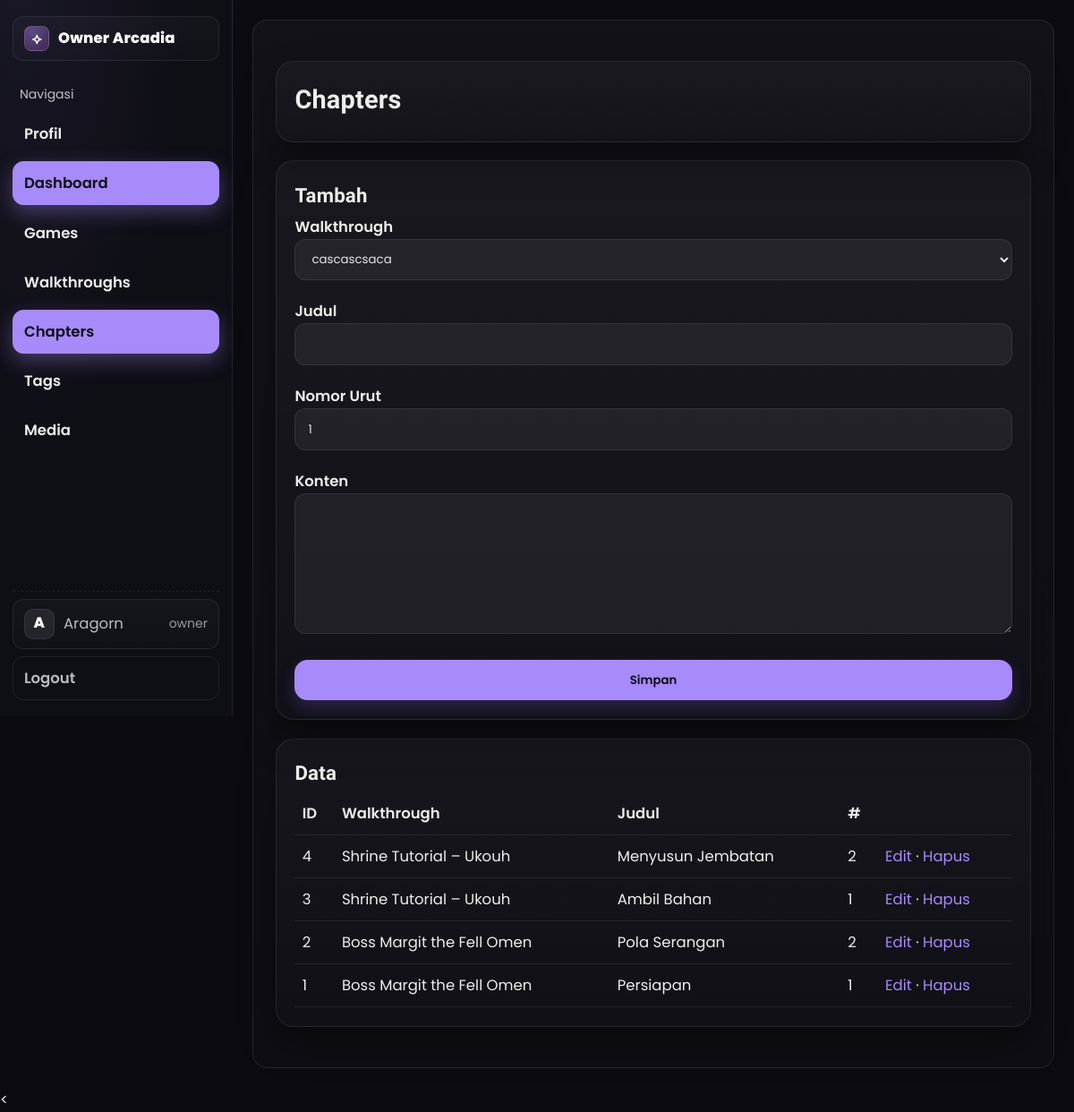
Screenshot of /public/admin/chapters.php (signed in) with the database file from the repository.
### tables this page shows
CREATE TABLE `chapters` (
  `id` int(11) NOT NULL,
  `walk_id` int(11) NOT NULL,
  `title` varchar(150) NOT NULL,
  `content` text DEFAULT NULL,
  `order_number` int(11) DEFAULT 1
);

CREATE TABLE `walkthroughs` (
  `id` int(11) NOT NULL,
  `game_id` int(11) NOT NULL,
  `title` varchar(150) NOT NULL,
  `overview` text DEFAULT NULL,
  `difficulty` enum('Easy','Medium','Hard') DEFAULT 'Medium',
  `created_at` datetime NOT NULL DEFAULT current_timestamp(),
  `updated_at` datetime DEFAULT NULL
);

### lib/db.php (called while the page is built, shortened)
<?php
function db_all($mysqli, $sql, $params = [], $types = '')
{
  $stmt = $mysqli->prepare($sql);
  $stmt->execute();
  $res = $stmt->get_result();
  $rows = $res ? $res->fetch_all(MYSQLI_ASSOC) : [];
  return $rows;
}
?>

### lib/helpers.php (called while the page is built, shortened)
<?php
function e($s)
{
  return htmlspecialchars((string) $s, ENT_QUOTES, 'UTF-8');
}
?>

### public/admin/chapters.php (the view, shortened to what this page needs)
<?php
require_once __DIR__ . '/_header.php';
require_once __DIR__ . '/../../lib/db.php';
$action = $_GET['action'] ?? 'list';
$walks = db_all($mysqli, "SELECT id,title FROM walkthroughs ORDER BY id DESC");
echo '<div class="card"><h1>Chapters</h1>';
echo '</div>';
if ($action === 'edit') {
  $id = (int) ($_GET['id'] ?? 0);
  $c = db_one($mysqli, "SELECT * FROM chapters WHERE id=?", [$id], 'i');
  if (!$c) {
    echo '<div class="card">Data tidak ditemukan</div>';
    require __DIR__ . '/_footer.php';
    exit;
  }
  echo '<div class="card"><h2>Edit</h2><form method="post" class="grid">';
  csrf_field();
  echo '<input type="hidden" name="id" value="' . $c['id'] . '"/>';
  echo '<label>Walkthrough<select name="walk_id">';
  foreach ($walks as $w) {
    $sel = $w['id'] == $c['walk_id'] ? 'selected' : '';
    echo '<option value="' . $w['id'] . '" ' . $sel . '>' . e($w['title']) . '</option>';
  }
  echo '</select></label>';
  echo '<label>Judul<input class="input" name="title" value="' . e($c['title']) . '"></label>';
  echo '<label>Nomor Urut<input class="input" type="number" name="order_number" value="' . e($c['order_number']) . '"></label>';
  echo '<label>Konten<textarea name="content" rows="6">' . e($c['content']) . '</textarea></label>';
  echo '<button class="btn">Simpan</button> <a class="btn gray" href="chapters.php">Batal</a>';
  echo '<input type="hidden" name="action" value="update"></form></div>';
} else {
  echo '<div class="card"><h2>Tambah</h2><form method="post" action="chapters.php?action=create" class="grid">';
  echo '<label>Walkthrough<select name="walk_id">';
  foreach ($walks as $w) {
    echo '<option value="' . $w['id'] . '">' . e($w['title']) . '</option>';
  }
  echo '</select></label>';
  echo '<label>Judul<input class="input" name="title"></label>';
  echo '<label>Nomor Urut<input class="input" type="number" name="order_number" value="1"></label>';
  echo '<label>Konten<textarea name="content" rows="6"></textarea></label>';
  echo '<button class="btn">Simpan</button>';
  echo '</form></div>';
}
$rows = db_all($mysqli, "SELECT c.id,c.title,c.order_number,w.title AS walk FROM chapters c JOIN walkthroughs w ON w.id=c.walk_id ORDER BY c.id DESC");
echo '<div class="card"><h2>Data</h2><table class="table"><tr><th>ID</th><th>Walkthrough</th><th>Judul</th><th>#</th><th></th></tr>';
foreach ($rows as $r) {
  echo '<tr><td>' . $r['id'] . '</td><td>' . e($r['walk']) . '</td><td>' . e($r['title']) . '</td><td>' . e($r['order_number']) . '</td>';
  echo '<td><a href="chapters.php?action=edit&id=' . $r['id'] . '">Edit</a> · <a href="chapters.php?action=delete&id=' . $r['id'] . '" onclick="return confirm(\'Hapus?\')">Hapus</a></td></tr>';
}
echo '</table></div>';
require_once __DIR__ . '/_footer.php';
?>

### assets/styles.css (style rules this page uses)
:root { --font-body: 'Poppins', system-ui, -apple-system, 'Segoe UI', Roboto, Ubuntu, 'Helvetica Neue', Arial, 'Noto Sans', sans-serif; --font-heading: 'Rajdhani', system-ui, -apple-system, 'Segoe UI', Roboto, Ubuntu, 'Helvetica Neue', Arial, 'Noto Sans', sans-serif; }
:root { --bg1: #0b0b10; --bg2: #160b2e; --card: #0f1020; --text: #e5e7eb; --muted: #9ca3af; --primary: #8b5cf6; --accent: #a78bfa; --ring: rgba(139, 92, 246, .25); --border: rgba(255, 255, 255, .08); --container: 1320px; --gutter: 1.5rem; }
* { box-sizing: border-box }
html, body { height: 100% }
body { margin: 0; font-family: Inter, system-ui, -apple-system, Segoe UI, Roboto, Ubuntu, "Helvetica Neue", Arial, "Noto Sans", sans-serif; color: var(--text); background: linear-gradient(160deg, var(--bg2) 0%, #0a0617 35%, #050509 70%, #000 100%); background-attachment: fixed; }
.card { background: linear-gradient(180deg, rgba(255, 255, 255, .03), rgba(255, 255, 255, .01)); border: 1px solid var(--border); border-radius: 18px; box-shadow: 0 20px 40px rgba(0, 0, 0, .35); padding: 1rem; margin: 1rem 0 }
h1, h2, h3 { margin: .25rem 0 .5rem }
h1 { font-size: 1.75rem; letter-spacing: .2px }
h2 { font-size: 1.35rem }
a { color: var(--primary); text-decoration: none }
.btn { display: inline-block; background: var(--primary); color: #0b0b10; padding: .65rem 1.05rem; border-radius: .9rem; border: 1px solid transparent; cursor: pointer; font-weight: 600; box-shadow: 0 8px 18px rgba(139, 92, 246, .25); }
:root { --input-bg: rgba(255, 255, 255, .06); }
.input, select, textarea { width: 100%; padding: .7rem .85rem; background: var(--input-bg); color: var(--text); border: 1px solid var(--border); border-radius: .75rem; outline: none; color-scheme: dark; }
.input::placeholder { color:#a1a1aa }
.grid { display: grid; gap: 1rem }
.table { width: 100%; border-collapse: collapse }
.table th, .table td { border-bottom: 1px solid var(--border); padding: .6rem .5rem; text-align: left }
:root { --container: 1320px; --gutter: 1.5rem; }
html { font-size: 16.5px; }
body { line-height: 1.6; }
.card { padding: 1.25rem !important; margin: 1.25rem 0 !important; border-radius: 20px !important; }
.grid { gap: 1.25rem !important; }
body, input, button, select, textarea, a, p, li, td, .small { font-family: var(--font-body) !important; font-weight: 400; line-height: 1.65; -webkit-font-smoothing: antialiased; -moz-osx-font-smoothing: grayscale; }
.nav-link, .nav-cta, .btn, label, th { font-family: var(--font-body) !important; font-weight: 600 !important; }
h1, h2, h3 { font-family: var(--font-heading) !important; font-weight: 700 !important; letter-spacing: .2px; line-height: 1.2; }
::placeholder { font-family: var(--font-body); }
.table, .badge, .kbd, code, pre { font-feature-settings: "lnum" 1, "tnum" 1; }
:root { --nav-height: 64px; }
html { scroll-behavior: smooth; }

### public/admin/_header.php (style rules this page uses)
:root { --bg:#0e0e15; --panel:linear-gradient(180deg,rgba(255,255,255,.03),rgba(255,255,255,.015)); --border:rgba(255,255,255,.08); --muted:rgba(255,255,255,.72); --primary:#a78bfa; --ring:rgba(167,139,250,.35); }
html,body { height:100% }
body { background:#0b0b11;color:#eee }

### rows the page displays
chapters: id "4", walk.title "Shrine Tutorial – Ukouh", title "Menyusun Jembatan", order_number "2"
chapters: id "3", walk.title "Shrine Tutorial – Ukouh", title "Ambil Bahan", order_number "1"
chapters: id "2", walk.title "Boss Margit the Fell Omen", title "Pola Serangan", order_number "2"
chapters: id "1", walk.title "Boss Margit the Fell Omen", title "Persiapan", order_number "1"

### other values shown
mb_strtoupper(mb_substr($userName,0,1)) "A"
$userName "Aragorn"
$userRole "owner"
form field walk_id "cascascsaca"
